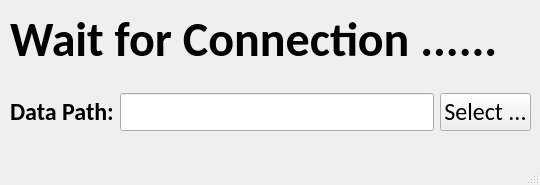
<?xml version="1.0" encoding="UTF-8"?>
<ui version="4.0">
 <class>MainWindow</class>
 <widget class="QMainWindow" name="MainWindow">
  <property name="geometry">
   <rect>
    <x>0</x>
    <y>0</y>
    <width>540</width>
    <height>185</height>
   </rect>
  </property>
  <property name="windowTitle">
   <string>MainWindow</string>
  </property>
  <widget class="QWidget" name="centralwidget">
   <widget class="QWidget" name="gridLayoutWidget">
    <property name="geometry">
     <rect>
      <x>10</x>
      <y>10</y>
      <width>521</width>
      <height>121</height>
     </rect>
    </property>
    <layout class="QGridLayout" name="gridLayout">
     <item row="2" column="0">
      <widget class="QLabel" name="mPathLabel">
       <property name="sizePolicy">
        <sizepolicy hsizetype="Preferred" vsizetype="Preferred">
         <horstretch>0</horstretch>
         <verstretch>0</verstretch>
        </sizepolicy>
       </property>
       <property name="font">
        <font>
         <family>Calibri</family>
         <pointsize>18</pointsize>
         <weight>75</weight>
         <bold>true</bold>
        </font>
       </property>
       <property name="text">
        <string>Data Path:</string>
       </property>
      </widget>
     </item>
     <item row="2" column="2">
      <widget class="QPushButton" name="mSelectBtn">
       <property name="font">
        <font>
         <family>Calibri</family>
         <pointsize>18</pointsize>
        </font>
       </property>
       <property name="text">
        <string>Select ...</string>
       </property>
      </widget>
     </item>
     <item row="2" column="1">
      <widget class="QLineEdit" name="mPathEditor">
       <property name="font">
        <font>
         <family>Calibri</family>
         <pointsize>18</pointsize>
        </font>
       </property>
      </widget>
     </item>
     <item row="0" column="0" colspan="3">
      <widget class="QLabel" name="mNotifyLabel">
       <property name="font">
        <font>
         <family>Calibri</family>
         <pointsize>36</pointsize>
         <weight>75</weight>
         <bold>true</bold>
        </font>
       </property>
       <property name="text">
        <string>Wait for Connection ......</string>
       </property>
      </widget>
     </item>
     <item row="1" column="0" colspan="3">
      <spacer name="mVerticalSpacer">
       <property name="orientation">
        <enum>Qt::Vertical</enum>
       </property>
       <property name="sizeHint" stdset="0">
        <size>
         <width>20</width>
         <height>40</height>
        </size>
       </property>
      </spacer>
     </item>
    </layout>
   </widget>
  </widget>
  <widget class="QMenuBar" name="menubar">
   <property name="geometry">
    <rect>
     <x>0</x>
     <y>0</y>
     <width>540</width>
     <height>21</height>
    </rect>
   </property>
  </widget>
  <widget class="QStatusBar" name="statusbar"/>
 </widget>
 <resources/>
 <connections/>
</ui>
